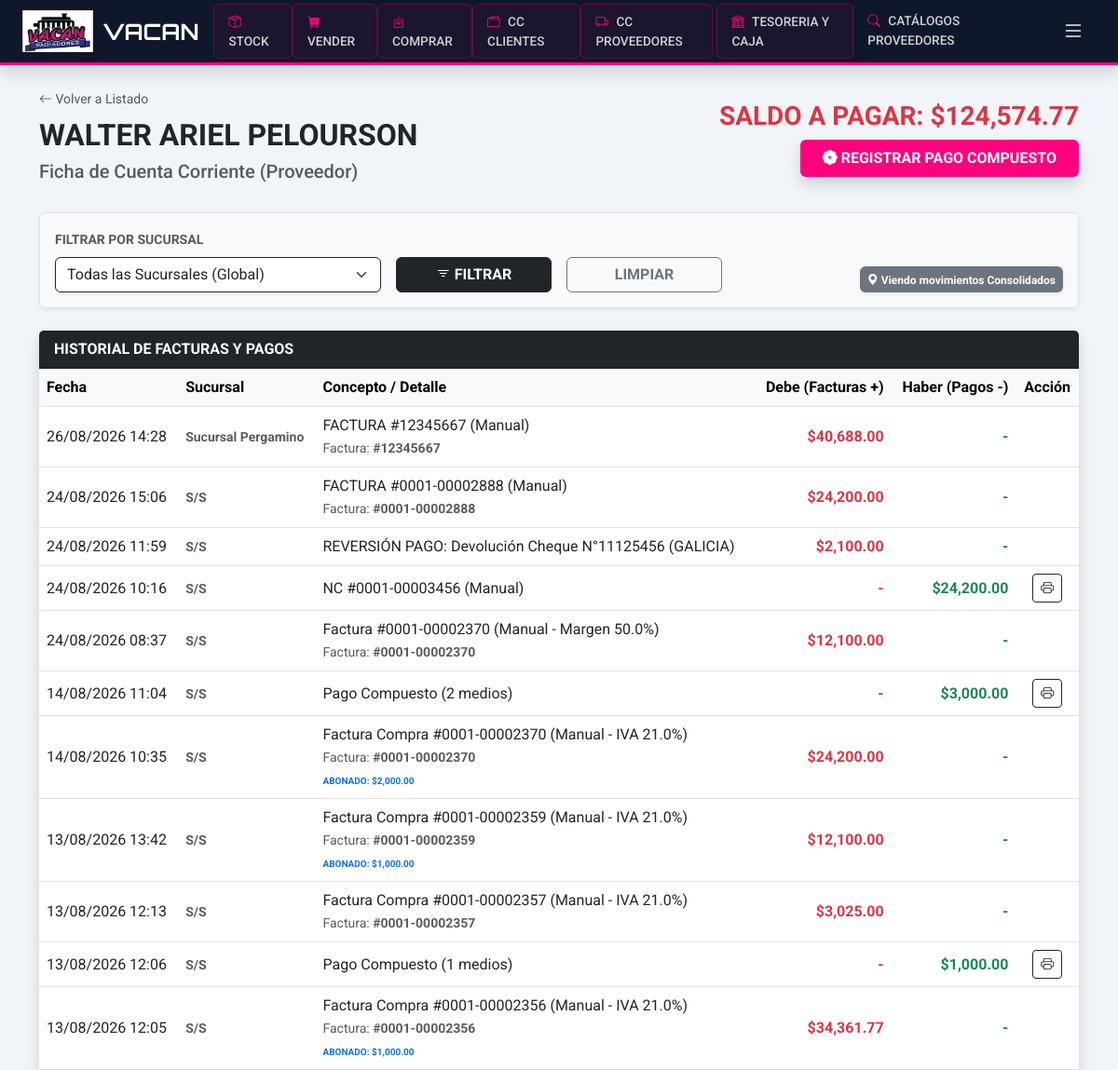
/admin/proveedores/detalle/1 (signed in), run on the app's committed database.
### app/models.py (models this page shows, shortened)
class Proveedor(db.Model):
    id = db.Column(db.Integer, primary_key=True)
    razon_social = db.Column(db.String(150), nullable=False)
    cuit = db.Column(db.String(20), unique=True)
    condicion_iva = db.Column(db.String(50))
    direccion = db.Column(db.String(200))
    telefono = db.Column(db.String(50))
    iibb = db.Column(db.String(50))
    activo = db.Column(db.Boolean, default=True)
    compras = db.relationship('Compra', back_populates='proveedor')
    movimientos_p = db.relationship('MovimientoCtaCteProveedor', back_populates='proveedor')

class Usuario(UserMixin, db.Model):
    id = db.Column(db.Integer, primary_key=True)
    username = db.Column(db.String(80), unique=True, nullable=False)
    password_hash = db.Column(db.String(200))
    rol = db.Column(db.String(20), default='vendedor')
    activo = db.Column(db.Boolean, default=True)
    sucursal_id = db.Column(db.Integer, db.ForeignKey('sucursal.id'))
    sucursal = db.relationship('Sucursal', back_populates='usuarios')
    ventas = db.relationship('Venta', back_populates='usuario')
    ajustes_precios = db.relationship('HistorialPrecio', back_populates='usuario')
    cierres_realizados = db.relationship('CierreCaja', back_populates='usuario_rel')

class MovimientoCtaCteProveedor(db.Model):
    id = db.Column(db.Integer, primary_key=True)
    proveedor_id = db.Column(db.Integer, db.ForeignKey('proveedor.id'), nullable=False)
    compra_id = db.Column(db.Integer, db.ForeignKey('compra.id'), nullable=True)
    sucursal_id = db.Column(db.Integer, db.ForeignKey('sucursal.id'), nullable=True)
    fecha = db.Column(db.DateTime, default=get_argentina_time)
    monto = db.Column(db.Float, nullable=False)
    descripcion = db.Column(db.String(200))
    referencia = db.Column(db.String(50))
    tipo = db.Column(db.String(20), default='COMPRA') # 'COMPRA', 'PAGO', 'NC', 'ND'
    pago_prov_id = db.Column(db.Integer, db.ForeignKey('movimiento_cta_cte_proveedor.id'), nullable=True)
    sucursal = db.relationship('Sucursal')
    proveedor = db.relationship('Proveedor', back_populates='movimientos_p')
    compra = db.relationship('Compra', back_populates='movimiento_cta')
    detalles_pago = db.relationship('MovimientoFinanciero', back_populates='pago_maestro')
    cheques_pago = db.relationship('Cheque', back_populates='pago_maestro')

class Sucursal(db.Model):
    id = db.Column(db.Integer, primary_key=True)
    nombre = db.Column(db.String(100), nullable=False)
    cuit = db.Column(db.String(20))
    direccion = db.Column(db.String(200))
    localidad = db.Column(db.String(100))
    provincia = db.Column(db.String(100))
    celular = db.Column(db.String(20))
    celular_alternativo = db.Column(db.String(20))
    activo = db.Column(db.Boolean, default=True)
    empresa_id = db.Column(db.Integer, db.ForeignKey('empresa.id'))
    empresa = db.relationship('Empresa', back_populates='sucursales')
    usuarios = db.relationship('Usuario', back_populates='sucursal')
    ventas = db.relationship('Venta', back_populates='sucursal')
    stock_items = db.relationship('Repuesto', back_populates='sucursal') # Nombre único para stock
    cajas = db.relationship('Caja', back_populates='sucursal')

class Compra(db.Model):
    id = db.Column(db.Integer, primary_key=True)
    fecha = db.Column(db.DateTime, default=get_argentina_time)
    tipo_comprobante = db.Column(db.String(20), default='FACTURA') # 'FACTURA', 'NC', 'ND'
    nro_factura = db.Column(db.String(50))
    subtotal = db.Column(db.Float, default=0.0)
    iva_porcentaje = db.Column(db.Float, default=21.0) # 21%, 10.5%, etc.
    impuestos_monto = db.Column(db.Float, default=0.0) # Percepciones IIBB, Gananc
    total = db.Column(db.Float, nullable=False)
    plazo_pago = db.Column(db.Integer, default=30)
    margen_sugerido = db.Column(db.Float, default=30.0) # Porcentaje (ej: 35.5)
    total_pagado = db.Column(db.Float, default=0.0)
    esta_pagada = db.Column(db.Boolean, default=False)
    proveedor_id = db.Column(db.Integer, db.ForeignKey('proveedor.id'), nullable=False)
    proveedor = db.relationship('Proveedor', back_populates='compras')
    detalles = db.relationship('DetalleCompra', back_populates='compra', cascade="all, delete-orphan")
    movimiento_cta = db.relationship('MovimientoCtaCteProveedor', back_populates='compra', uselist=False)

### app/routes/admin.py (the view)
@admin_bp.route('/proveedores/detalle/<int:id>')
@login_required
@roles_required('admin', 'superadmin')
def detalle_cta_cte_proveedor(id):
    proveedor = Proveedor.query.get_or_404(id)
    f_sucursal = request.args.get('sucursal_id', type=int)
    query_m = MovimientoCtaCteProveedor.query.filter_by(proveedor_id=id)
    if current_user.rol == 'admin':
        query_m = query_m.filter_by(sucursal_id=current_user.sucursal_id)
        f_sucursal = current_user.sucursal_id # Forzamos el ID para la lógica posterior
    elif f_sucursal:
        query_m = query_m.filter_by(sucursal_id=f_sucursal)
    movimientos = query_m.order_by(MovimientoCtaCteProveedor.fecha.desc()).all()
    saldo_actual = sum(m.monto for m in movimientos)
    sucursales = Sucursal.query.filter_by(activo=True).all()
    if f_sucursal:
        cajas = Caja.query.filter_by(sucursal_id=f_sucursal).all()
    else:
        cajas = sucursal_filter(Caja.query, Caja).all()
    cheques_en_cartera = Cheque.query.filter_by(estado='EN_CARTERA').all()
    return render_template('admin/proveedores_detalle.html',
                           proveedor=proveedor,
                           movimientos=movimientos,
                           saldo=saldo_actual,
                           cajas=cajas,
                           sucursales=sucursales,
                           f_sucursal=f_sucursal,
                           cheques_en_cartera=cheques_en_cartera)

### app/__init__.py (called while the page is built)
def create_app():
    app = Flask(__name__)
    app.config.from_object(Config)
    db.init_app(app)
    migrate.init_app(app, db, render_as_batch=True)
    login_manager.init_app(app)
    login_manager.login_view = 'auth.login'
    login_manager.login_message = "Por favor, inicia sesión para acceder al sistema Vacan."
    login_manager.login_message_category = "info"
    from .models import Usuario
    @login_manager.user_loader
    def load_user(user_id):
        return Usuario.query.get(int(user_id))
    from .routes.main import main_bp
    from .routes.inventory import inventory_bp
    from .routes.auth import auth_bp
    from .routes.admin import admin_bp
    app.register_blueprint(main_bp)
    app.register_blueprint(inventory_bp)
    app.register_blueprint(auth_bp)
    app.register_blueprint(admin_bp)
    return app

### app/utils/security.py (called while the page is built)
def roles_required(*roles):
    def decorator(f):
        @wraps(f)
        def decorated_function(*args, **kwargs):
            if not current_user.is_authenticated or current_user.rol not in roles:
                flash("No tienes permiso para acceder a esta sección.", "danger")
                return redirect(url_for('inventory.index'))
            return f(*args, **kwargs)
        return decorated_function
    return decorator

def sucursal_filter(query, model):
    if current_user.rol == 'admin':
        return query.filter(model.sucursal_id == current_user.sucursal_id)
    return query

### app/templates/admin/proveedores_detalle.html (shortened to what this page needs)
{% extends 'base.html' %}
{% block content %}
<div class="row mb-4 align-items-center">
    <div class="col-md-6">
        <a href="{{ url_for('admin.lista_saldos_proveedores') }}" class="text-decoration-none text-muted small"><i class="bi bi-arrow-left"></i> Volver a Listado</a>
        <h2 class="fw-bold text-dark mt-2">{{ proveedor.razon_social }}</h2>
        <h5 class="text-muted">Ficha de Cuenta Corriente (Proveedor)</h5>
    </div>
    <div class="col-md-6 text-md-end">
        <h3 class="fw-bold {{ 'text-danger' if saldo > 0 else 'text-success' }}">
            SALDO A PAGAR: ${{ "{:,.2f}".format(saldo) }}
        </h3>
        <button class="btn btn-pink fw-bold shadow px-4 py-2" data-bs-toggle="modal" data-bs-target="#modalPagoProv">
            <i class="bi bi-patch-plus-fill"></i> REGISTRAR PAGO COMPUESTO
        </button>
    </div>
</div>
<div class="card shadow-sm border-0 mb-4">
    <div class="card-body bg-light border rounded">
        <form method="GET" class="row g-3 align-items-end">
            <div class="col-md-4">
                <label class="form-label small fw-bold text-muted text-uppercase">Filtrar por Sucursal</label>
                <select name="sucursal_id" class="form-select border-dark shadow-sm" {% if current_user.rol == 'admin' %}disabled{% endif %}>
                    <option value="">Todas las Sucursales (Global)</option>
                </select>
            </div>
            <div class="col-md-2">
                <button type="submit" class="btn btn-dark w-100 fw-bold">
                    <i class="bi bi-filter"></i> FILTRAR
                </button>
            </div>
            <div class="col-md-2">
                <a href="{{ url_for('admin.detalle_cta_cte_proveedor', id=proveedor.id) }}" class="btn btn-outline-secondary w-100 fw-bold">
                    LIMPIAR
                </a>
            </div>
            <div class="col-md-4 text-md-end">
                <span class="badge {% if f_sucursal %}bg-pink{% else %}bg-secondary{% endif %} p-2 shadow-sm">
                    <i class="bi bi-geo-alt-fill"></i>
                    {% if f_sucursal %}
                        Viendo movimientos de Sucursal seleccionada
                    {% else %}
                        Viendo movimientos Consolidados
                    {% endif %}
                </span>
            </div>
        </form>
    </div>
</div>
<div class="card shadow border-0">
    <div class="card-header bg-dark text-white fw-bold">HISTORIAL DE FACTURAS Y PAGOS</div>
    <div class="card-body p-0">
        <div class="table-responsive">
            <table class="table table-hover align-middle mb-0">
                <thead class="table-light">
                    <tr>
                        <th>Fecha</th>
                        <th>Sucursal</th>
                        <th>Concepto / Detalle</th>
                        <th class="text-end">Debe (Facturas +)</th>
                        <th class="text-end">Haber (Pagos -)</th>
                        <th class="text-center">Acción</th>
                    </tr>
                </thead>
                <tbody>
                    {% for m in movimientos %}
                    <tr class="{% if m.monto > 0 and m.compra and m.compra.esta_pagada %} table-success {% endif %}">
                        <td>{{ m.fecha.strftime('%d/%m/%Y %H:%M') }}</td>
                        <td>
                            <span class="small text-muted fw-bold">{{ m.sucursal.nombre if m.sucursal else 'S/S' }}</span>
                        </td>
                        <td>
                            {{ m.descripcion }}
                            {% if m.monto > 0 and m.compra %}
                                <br><small class="text-muted">Factura: <strong>#{{ m.compra.nro_factura }}</strong></small>
                                {% if m.compra.esta_pagada %}
                                    <span class="badge bg-success ms-1">PAGADA</span>
                                {% elif m.compra.total_pagado > 0 %}
                                    <br><small class="text-primary fw-bold text-uppercase" style="font-size: 10px;">Abonado: ${{ "{:,.2f}".format(m.compra.total_pagado) }}</small>
                                {% endif %}
                            {% endif %}
                        </td>
                        <td class="text-end text-danger fw-bold">
                            {{ "${:,.2f}".format(m.monto) if m.monto > 0 else '-' }}
                        </td>
                        <td class="text-end text-success fw-bold">
                            {{ "${:,.2f}".format(m.monto|abs) if m.monto < 0 else '-' }}
                        </td>
                        <td class="text-center">
                            {% if m.monto < 0 %}
                            <a href="{{ url_for('admin.imprimir_pago_proveedor', movimiento_id=m.id) }}" target="_blank" class="btn btn-sm btn-outline-dark">
                                <i class="bi bi-printer"></i>
                            </a>
                            {% endif %}
                        </td>
                    </tr>
                    {% else %}
                    <tr><td colspan="6" class="text-center py-5 text-muted">No hay movimientos registrados con los filtros aplicados.</td></tr>
                    {% endfor %}
                </tbody>
            </table>
        </div>
    </div>
</div>
{% endblock %}

### app/templates/base.html (style rules this page uses)
:root { --vacan-blue: #0f172a; --vacan-pink: #ff007f; --vacan-dark-hover: #1e293b; }
body { background-color: #f1f5f9; font-family: 'Roboto', sans-serif; padding-top: 70px; }

### app/templates/admin/proveedores_detalle.html (style rules this page uses)
.btn-pink { background-color: var(--vacan-pink); color: white; border: none; }

### data on the page
Proveedor: razon_social "WALTER ARIEL PELOURSON"
MovimientoCtaCteProveedor: fecha "26/08/2026 14:28", sucursal "Sucursal Pergamino", descripcion "FACTURA #12345667 (Manual)", compra.nro_factura "12345667", monto "$40,688.00", monto "-"
MovimientoCtaCteProveedor: fecha "24/08/2026 15:06", sucursal "S/S", descripcion "FACTURA #0001-00002888 (Manual)", compra.nro_factura "0001-00002888", monto "$24,200.00", monto "-"
MovimientoCtaCteProveedor: fecha "24/08/2026 11:59", sucursal "S/S", descripcion "REVERSIÓN PAGO: Devolución Cheque N°11125456 (GALICIA)", monto "$2,100.00", monto "-"
MovimientoCtaCteProveedor: fecha "24/08/2026 10:16", sucursal "S/S", descripcion "NC #0001-00003456 (Manual)", monto "-", monto "$24,200.00"
MovimientoCtaCteProveedor: fecha "24/08/2026 08:37", sucursal "S/S", descripcion "Factura #0001-00002370 (Manual - Margen 50.0%)", compra.nro_factura "0001-00002370", monto "$12,100.00", monto "-"
MovimientoCtaCteProveedor: fecha "14/08/2026 11:04", sucursal "S/S", descripcion "Pago Compuesto (2 medios)", monto "-", monto "$3,000.00"
MovimientoCtaCteProveedor: fecha "14/08/2026 10:35", sucursal "S/S", descripcion "Factura Compra #0001-00002370 (Manual - IVA 21.0%)", compra.nro_factura "0001-00002370", monto "$24,200.00", monto "-"
Compra: compra.total_pagado "2,000.00"
MovimientoCtaCteProveedor: fecha "13/08/2026 13:42", sucursal "S/S", descripcion "Factura Compra #0001-00002359 (Manual - IVA 21.0%)", compra.nro_factura "0001-00002359", monto "$12,100.00", monto "-"
Compra: compra.total_pagado "1,000.00"
MovimientoCtaCteProveedor: fecha "13/08/2026 12:13", sucursal "S/S", descripcion "Factura Compra #0001-00002357 (Manual - IVA 21.0%)", compra.nro_factura "0001-00002357", monto "$3,025.00", monto "-"
MovimientoCtaCteProveedor: fecha "13/08/2026 12:06", sucursal "S/S", descripcion "Pago Compuesto (1 medios)", monto "-", monto "$1,000.00"
MovimientoCtaCteProveedor: fecha "13/08/2026 12:05", sucursal "S/S", descripcion "Factura Compra #0001-00002356 (Manual - IVA 21.0%)", compra.nro_factura "0001-00002356", monto "$34,361.77", monto "-"
Compra: compra.total_pagado "1,000.00"

### other printed values
{{ "{:,.2f}".format(saldo) }} "124,574.77"
